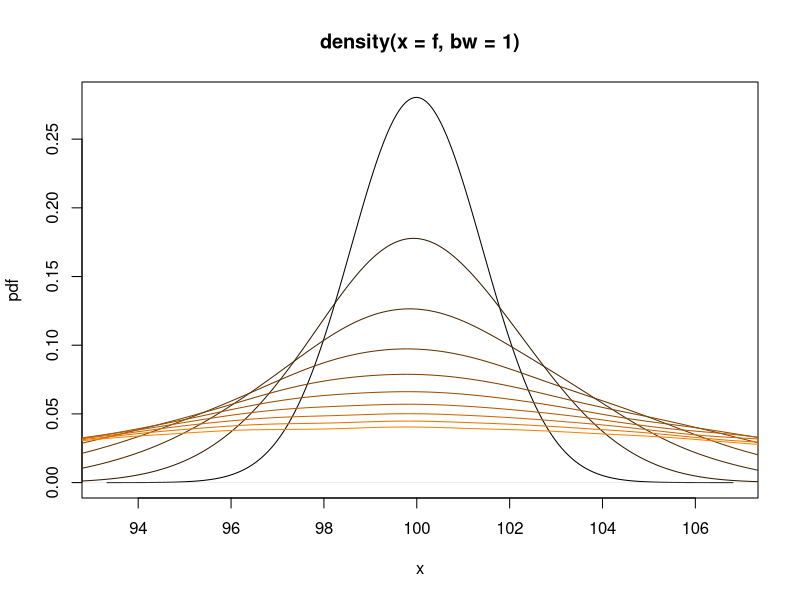
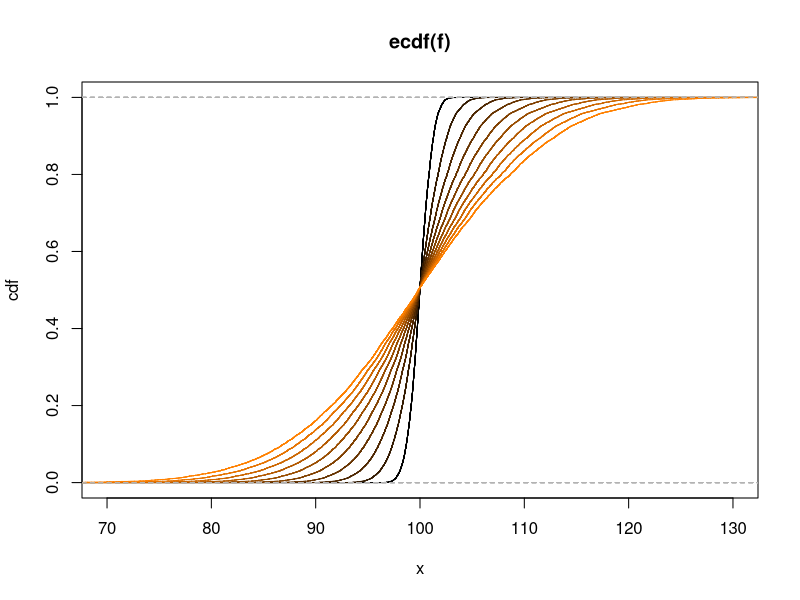

These figures' R source, in order:
## ---- chunk 1
distribution.change <- function(n, m, sd){
  set.seed(1)
  X <- rnorm(n, m, sd) 
  return (X)
}
## ---- chunk 2
# plot the pdf
for(i in 1:10){
  set.seed(1)
  f <- distribution.change(10000, 100, i)
  if(i == 1){
    plot(density(f, 1), col=rgb(0, 0, 0), xlab = "x", ylab = "pdf")
  }
  else{
    lines(density(f, 1), col=rgb(i/10,i/20,0))
  }
}

# plot the cdf
for(i in 1:10){
  set.seed(1) 
  f <- distribution.change(10000, 100, i)
  if(i == 1){
    plot(ecdf(f), col=rgb(0, 0, 0), xlim = c(70,130), ylim = c(0,1), ylab = "cdf")
  }
  else{
    lines(ecdf(f), col=rgb(i/10,i/20,0)) 
  }
}
